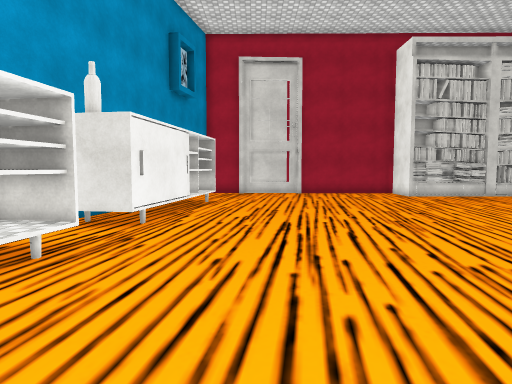
view 1 (above)

17 first-person views from a walk through a Unity game level. The camera is 1.5 m above the floor, tilts 4° down and sees 75° across. The floor is counted in squares, 1 m on a side. Each view is taken from the middle of a square. On the plan, view 1 faces up. The plan holds only what a view shows up to about 15 squares ahead; the rest is blank. The place goes on beyond the plan. Some surface patterns are stand-ins.

view 2
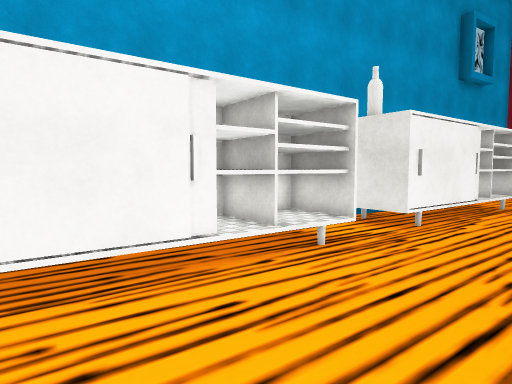

view 3
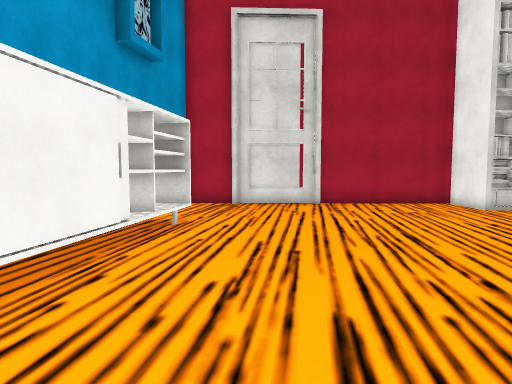

view 4
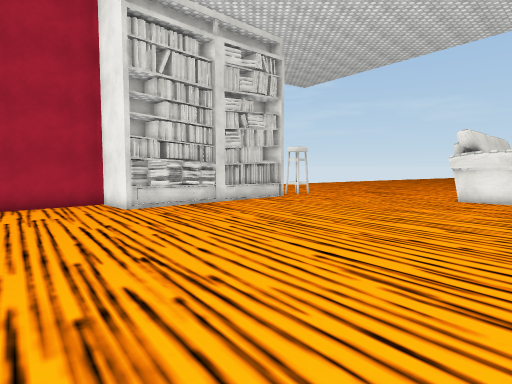

view 5
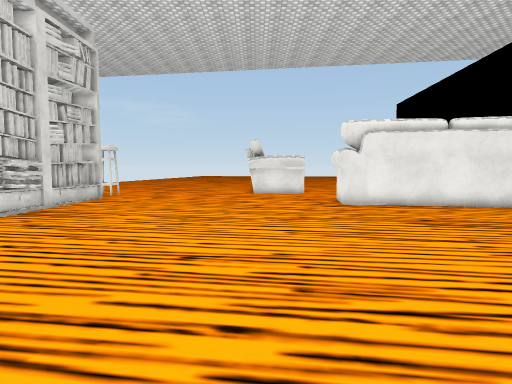

view 6
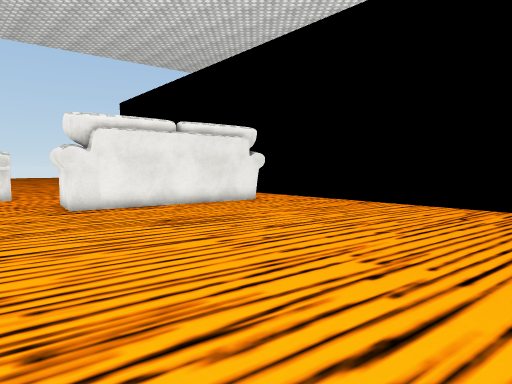

view 7
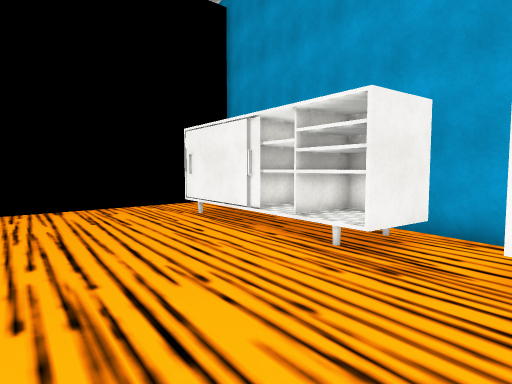

view 8
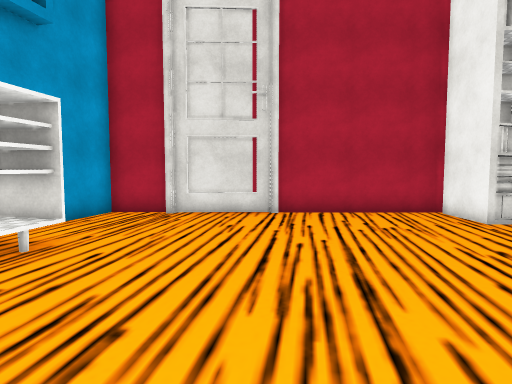

view 9
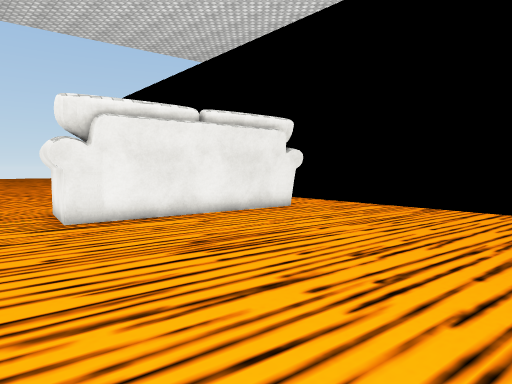

view 10
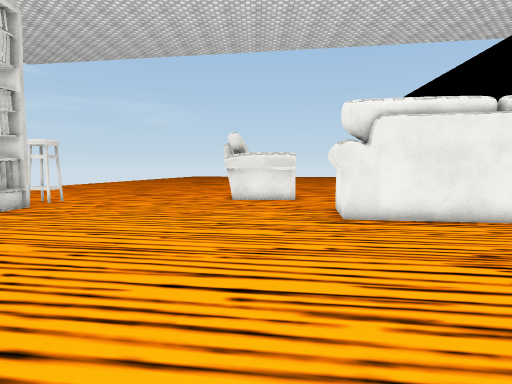

view 11
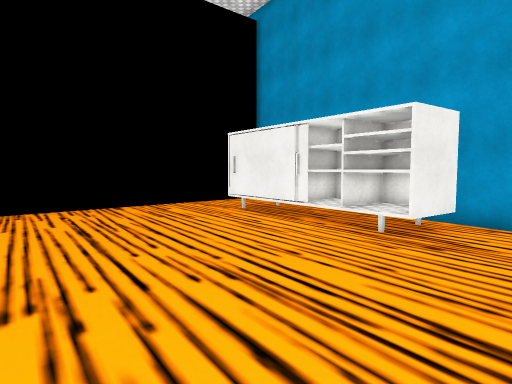

view 12
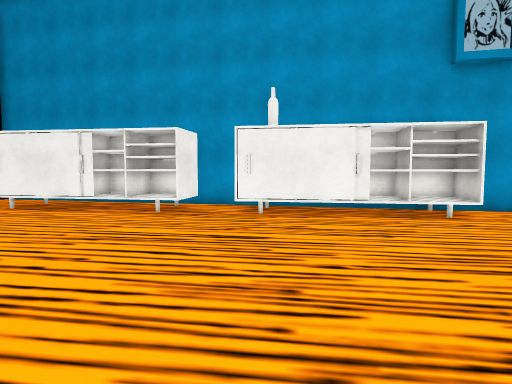

view 13
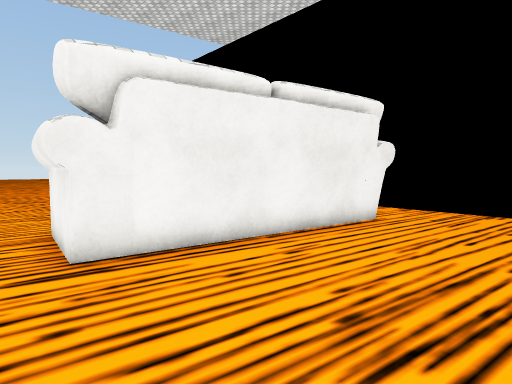

view 14
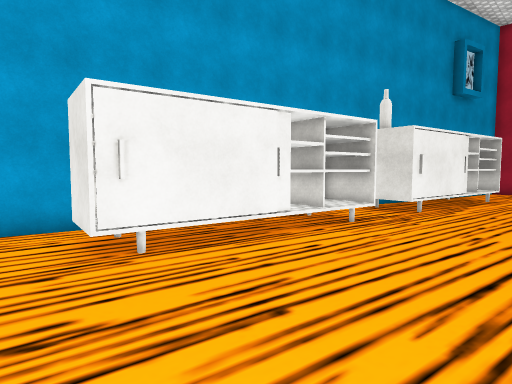

view 15
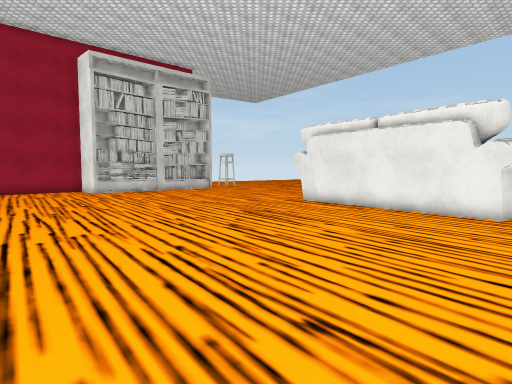

view 16
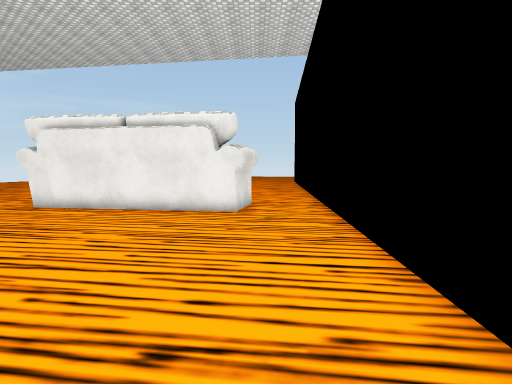

view 17
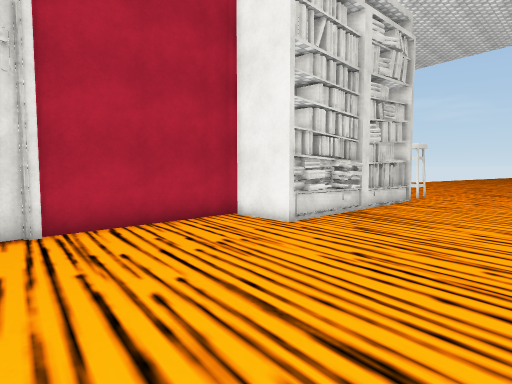

### Floor plan
Key: @ floor where view 1 was taken; # wall or solid block; . floor; O other object.
Columns run from 8 left of view 1 to 14 right of it. Each row starts with its distance up from view 1.
 20      #.####....##
 19      #..........#
 18     # ..........#######
 17     #..................
 16     #OO................
 15     OOO................
 14     OOO................
 13     OO.................
 12      O.................
 11      O.................
 10      O.................
  9    OOO.................
  8   #..O.................
  7   #...................
  6   #OO................##
  5   OOO................#
  4   OOO................#
  3   #OO................#
  2     O................#
  1     O................#
  0 #.OO....@...........##
 -1 #.OO................##
 -2 #....................##
 -3    ....................
 -4                   .....

Where each view was taken, in squares from view 1:
view 1: 0 up, 0 right, facing up
view 2: 0 up, 0 right, facing up-left
view 3: 6 up, 0 right, facing up
view 4: 6 up, 3 right, facing up-right
view 5: 10 up, 0 right, facing right
view 6: 10 up, 1 right, facing down-right
view 7: 9 up, 2 right, facing down-left
view 8: 9 up, 2 right, facing up
view 9: 9 up, 4 right, facing down-right
view 10: 9 up, 4 right, facing right
view 11: 9 up, 4 right, facing down-left
view 12: 9 up, 8 right, facing left
view 13: 8 up, 8 right, facing down-right
view 14: 3 down, 1 right, facing up-left
view 15: 3 down, 1 right, facing up-right
view 16: 2 down, 1 right, facing right
view 17: 12 up, 1 right, facing up-right
